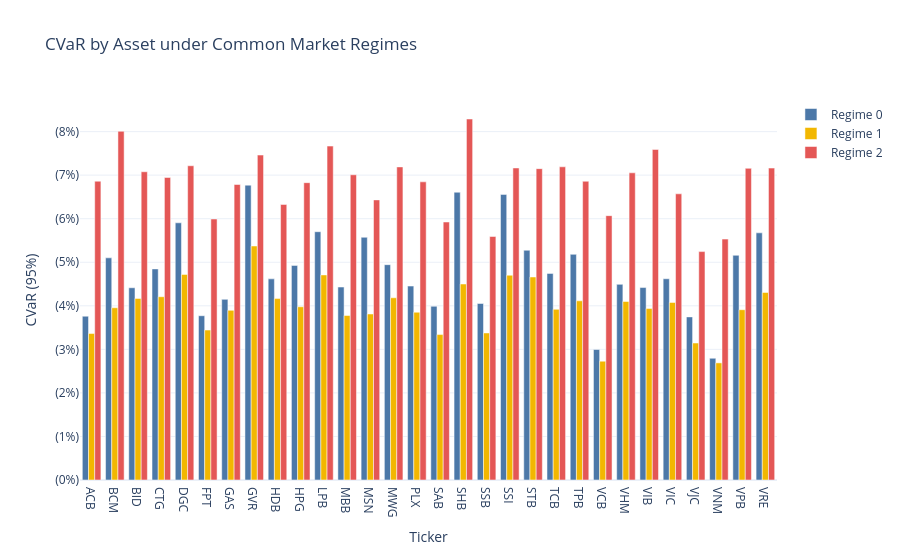

Here is the notebook cell this chart was saved with:
### Code cell
cvar_plot = -cvar_pivot

fig = go.Figure()

colors = {
    0: "#4C78A8",
    1: "#F2B701",
    2: "#E45756"
}

for r in cvar_plot.columns:
    fig.add_trace(
        go.Bar(
            x=cvar_plot.index,
            y=cvar_plot[r],
            name=f"Regime {r}",
            marker_color=colors.get(r, None),
            hovertemplate=
                "Ticker=%{x}<br>"
                "CVaR="+cvar_plot[r].map(lambda v: f"({abs(v):.2%})").values+
                "<extra></extra>"
        )
    )

fig.update_layout(
    title="CVaR by Asset under Common Market Regimes",
    xaxis_title="Ticker",
    yaxis_title="CVaR (95%)",
    barmode="group",
    template="plotly_white",
    hovermode="x unified"
)

fig.update_yaxes(
    tickformat=".0%",
    tickprefix="(",
    ticksuffix=")"
)

fig.show()

### Figure 1 — Plotly figure (JSON) as saved in the notebook; plotly's stock layout.template omitted (floating-point values rounded to 4 significant figures)
{"data": [{"hovertemplate": ["Ticker=%{x}<br>CVaR=(3.76%)<extra></extra>", "Ticker=%{x}<br>CVaR=(5.10%)<extra></extra>", "Ticker=%{x}<br>CVaR=(4.41%)<extra></extra>", "Ticker=%{x}<br>CVaR=(4.85%)<extra></extra>", "Ticker=%{x}<br>CVaR=(5.91%)<extra></extra>", "Ticker=%{x}<br>CVaR=(3.77%)<extra></extra>", "Ticker=%{x}<br>CVaR=(4.15%)<extra></extra>", "Ticker=%{x}<br>CVaR=(6.77%)<extra></extra>", "Ticker=%{x}<br>CVaR=(4.62%)<extra></extra>", "Ticker=%{x}<br>CVaR=(4.93%)<extra></extra>", "Ticker=%{x}<br>CVaR=(5.70%)<extra></extra>", "Ticker=%{x}<br>CVaR=(4.43%)<extra></extra>", "Ticker=%{x}<br>CVaR=(5.57%)<extra></extra>", "Ticker=%{x}<br>CVaR=(4.94%)<extra></extra>", "Ticker=%{x}<br>CVaR=(4.45%)<extra></extra>", "Ticker=%{x}<br>CVaR=(3.99%)<extra></extra>", "Ticker=%{x}<br>CVaR=(6.61%)<extra></extra>", "Ticker=%{x}<br>CVaR=(4.05%)<extra></extra>", "Ticker=%{x}<br>CVaR=(6.56%)<extra></extra>", "Ticker=%{x}<br>CVaR=(5.28%)<extra></extra>", "Ticker=%{x}<br>CVaR=(4.74%)<extra></extra>", "Ticker=%{x}<br>CVaR=(5.18%)<extra></extra>", "Ticker=%{x}<br>CVaR=(3.00%)<extra></extra>", "Ticker=%{x}<br>CVaR=(4.49%)<extra></extra>", "Ticker=%{x}<br>CVaR=(4.42%)<extra></extra>", "Ticker=%{x}<br>CVaR=(4.62%)<extra></extra>", "Ticker=%{x}<br>CVaR=(3.75%)<extra></extra>", "Ticker=%{x}<br>CVaR=(2.80%)<extra></extra>", "Ticker=%{x}<br>CVaR=(5.16%)<extra></extra>", "Ticker=%{x}<br>CVaR=(5.68%)<extra></extra>"], "marker": {"color": "#4C78A8"}, "name": "Regime 0", "type": "bar", "x": ["ACB", "BCM", "BID", "CTG", "DGC", "FPT", "GAS", "GVR", "HDB", "HPG", "LPB", "MBB", "MSN", "MWG", "PLX", "SAB", "SHB", "SSB", "SSI", "STB", "TCB", "TPB", "VCB", "VHM", "VIB", "VIC", "VJC", "VNM", "VPB", "VRE"], "y": [0.03762, 0.05101, 0.04415, 0.04847, 0.05906, 0.03772, 0.04148, 0.0677, 0.04619, 0.04928, 0.05701, 0.04431, 0.05573, 0.04945, 0.04453, 0.0399, 0.06608, 0.04053, 0.06558, 0.05276, 0.04744, 0.05182, 0.02996, 0.04492, 0.04419, 0.0462, 0.03746, 0.02795, 0.05159, 0.05675]}, {"hovertemplate": ["Ticker=%{x}<br>CVaR=(3.36%)<extra></extra>", "Ticker=%{x}<br>CVaR=(3.96%)<extra></extra>", "Ticker=%{x}<br>CVaR=(4.17%)<extra></extra>", "Ticker=%{x}<br>CVaR=(4.21%)<extra></extra>", "Ticker=%{x}<br>CVaR=(4.72%)<extra></extra>", "Ticker=%{x}<br>CVaR=(3.44%)<extra></extra>", "Ticker=%{x}<br>CVaR=(3.90%)<extra></extra>", "Ticker=%{x}<br>CVaR=(5.37%)<extra></extra>", "Ticker=%{x}<br>CVaR=(4.17%)<extra></extra>", "Ticker=%{x}<br>CVaR=(3.98%)<extra></extra>", "Ticker=%{x}<br>CVaR=(4.71%)<extra></extra>", "Ticker=%{x}<br>CVaR=(3.78%)<extra></extra>", "Ticker=%{x}<br>CVaR=(3.81%)<extra></extra>", "Ticker=%{x}<br>CVaR=(4.18%)<extra></extra>", "Ticker=%{x}<br>CVaR=(3.85%)<extra></extra>", "Ticker=%{x}<br>CVaR=(3.34%)<extra></extra>", "Ticker=%{x}<br>CVaR=(4.50%)<extra></extra>", "Ticker=%{x}<br>CVaR=(3.38%)<extra></extra>", "Ticker=%{x}<br>CVaR=(4.70%)<extra></extra>", "Ticker=%{x}<br>CVaR=(4.66%)<extra></extra>", "Ticker=%{x}<br>CVaR=(3.92%)<extra></extra>", "Ticker=%{x}<br>CVaR=(4.11%)<extra></extra>", "Ticker=%{x}<br>CVaR=(2.73%)<extra></extra>", "Ticker=%{x}<br>CVaR=(4.10%)<extra></extra>", "Ticker=%{x}<br>CVaR=(3.94%)<extra></extra>", "Ticker=%{x}<br>CVaR=(4.08%)<extra></extra>", "Ticker=%{x}<br>CVaR=(3.15%)<extra></extra>", "Ticker=%{x}<br>CVaR=(2.69%)<extra></extra>", "Ticker=%{x}<br>CVaR=(3.91%)<extra></extra>", "Ticker=%{x}<br>CVaR=(4.31%)<extra></extra>"], "marker": {"color": "#F2B701"}, "name": "Regime 1", "type": "bar", "x": ["ACB", "BCM", "BID", "CTG", "DGC", "FPT", "GAS", "GVR", "HDB", "HPG", "LPB", "MBB", "MSN", "MWG", "PLX", "SAB", "SHB", "SSB", "SSI", "STB", "TCB", "TPB", "VCB", "VHM", "VIB", "VIC", "VJC", "VNM", "VPB", "VRE"], "y": [0.03363, 0.03955, 0.0417, 0.04208, 0.04721, 0.03443, 0.03895, 0.05373, 0.04165, 0.03977, 0.04709, 0.03777, 0.03812, 0.04184, 0.03852, 0.03339, 0.04501, 0.03377, 0.04702, 0.04662, 0.03919, 0.04115, 0.02727, 0.04099, 0.03936, 0.04078, 0.03145, 0.0269, 0.0391, 0.04306]}, {"hovertemplate": ["Ticker=%{x}<br>CVaR=(6.86%)<extra></extra>", "Ticker=%{x}<br>CVaR=(8.01%)<extra></extra>", "Ticker=%{x}<br>CVaR=(7.08%)<extra></extra>", "Ticker=%{x}<br>CVaR=(6.95%)<extra></extra>", "Ticker=%{x}<br>CVaR=(7.22%)<extra></extra>", "Ticker=%{x}<br>CVaR=(5.99%)<extra></extra>", "Ticker=%{x}<br>CVaR=(6.79%)<extra></extra>", "Ticker=%{x}<br>CVaR=(7.46%)<extra></extra>", "Ticker=%{x}<br>CVaR=(6.33%)<extra></extra>", "Ticker=%{x}<br>CVaR=(6.83%)<extra></extra>", "Ticker=%{x}<br>CVaR=(7.67%)<extra></extra>", "Ticker=%{x}<br>CVaR=(7.01%)<extra></extra>", "Ticker=%{x}<br>CVaR=(6.43%)<extra></extra>", "Ticker=%{x}<br>CVaR=(7.19%)<extra></extra>", "Ticker=%{x}<br>CVaR=(6.85%)<extra></extra>", "Ticker=%{x}<br>CVaR=(5.92%)<extra></extra>", "Ticker=%{x}<br>CVaR=(8.29%)<extra></extra>", "Ticker=%{x}<br>CVaR=(5.59%)<extra></extra>", "Ticker=%{x}<br>CVaR=(7.17%)<extra></extra>", "Ticker=%{x}<br>CVaR=(7.15%)<extra></extra>", "Ticker=%{x}<br>CVaR=(7.19%)<extra></extra>", "Ticker=%{x}<br>CVaR=(6.86%)<extra></extra>", "Ticker=%{x}<br>CVaR=(6.07%)<extra></extra>", "Ticker=%{x}<br>CVaR=(7.05%)<extra></extra>", "Ticker=%{x}<br>CVaR=(7.59%)<extra></extra>", "Ticker=%{x}<br>CVaR=(6.57%)<extra></extra>", "Ticker=%{x}<br>CVaR=(5.24%)<extra></extra>", "Ticker=%{x}<br>CVaR=(5.53%)<extra></extra>", "Ticker=%{x}<br>CVaR=(7.16%)<extra></extra>", "Ticker=%{x}<br>CVaR=(7.16%)<extra></extra>"], "marker": {"color": "#E45756"}, "name": "Regime 2", "type": "bar", "x": ["ACB", "BCM", "BID", "CTG", "DGC", "FPT", "GAS", "GVR", "HDB", "HPG", "LPB", "MBB", "MSN", "MWG", "PLX", "SAB", "SHB", "SSB", "SSI", "STB", "TCB", "TPB", "VCB", "VHM", "VIB", "VIC", "VJC", "VNM", "VPB", "VRE"], "y": [0.06861, 0.08007, 0.07078, 0.06948, 0.07216, 0.05993, 0.06785, 0.07461, 0.06327, 0.06827, 0.07668, 0.07009, 0.06432, 0.0719, 0.06846, 0.05924, 0.08289, 0.05592, 0.07165, 0.0715, 0.07192, 0.0686, 0.06071, 0.07054, 0.0759, 0.06572, 0.05245, 0.05532, 0.07157, 0.07162]}], "layout": {"barmode": "group", "hovermode": "x unified", "title": {"text": "CVaR by Asset under Common Market Regimes"}, "xaxis": {"title": {"text": "Ticker"}}, "yaxis": {"tickformat": ".0%", "tickprefix": "(", "ticksuffix": ")", "title": {"text": "CVaR (95%)"}}}}
